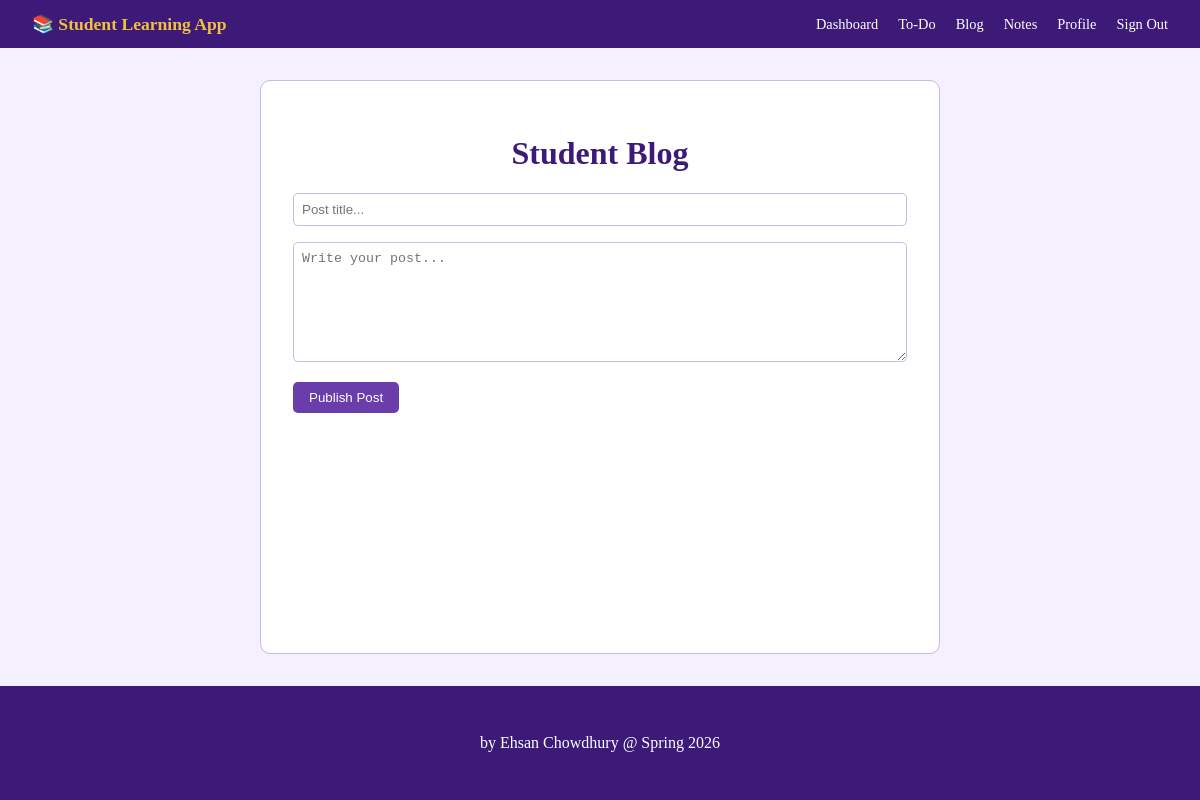
The page /blog (signed in) on the database as committed earlier.
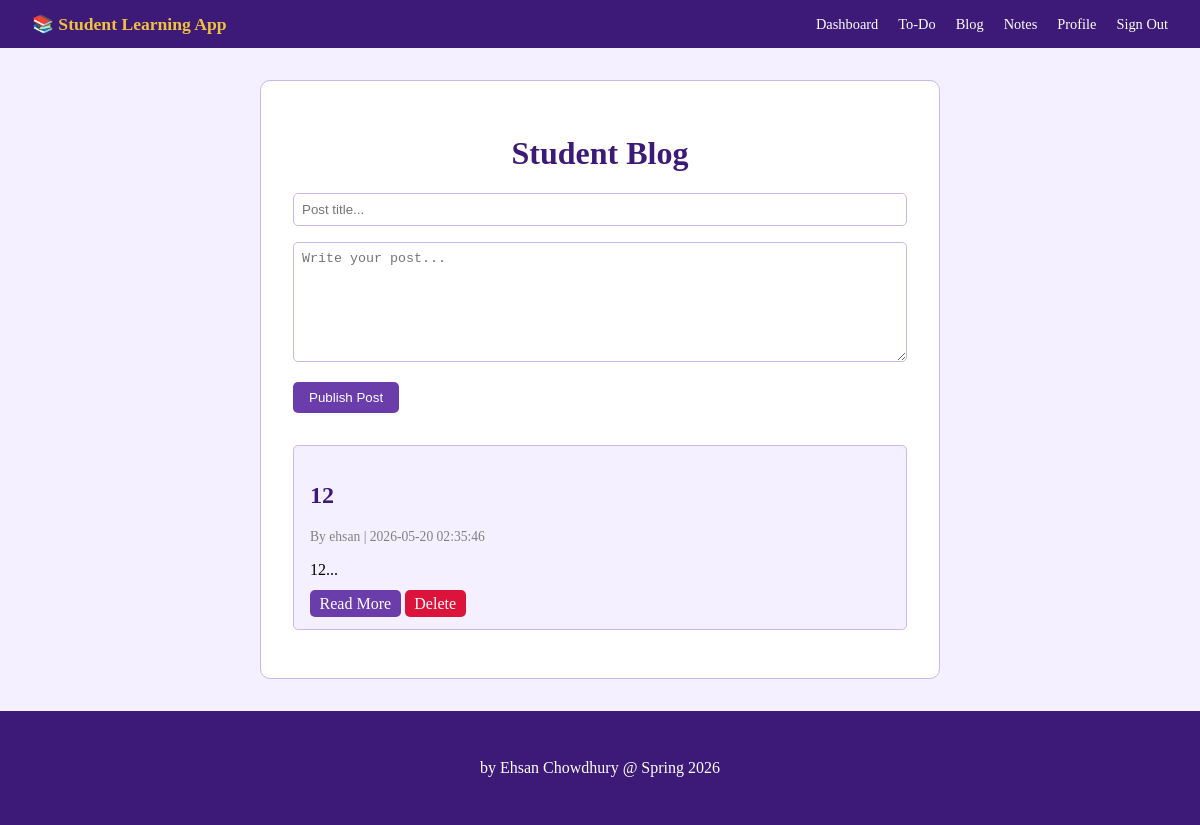
The same page on the database as committed later.
### tables this page shows
CREATE TABLE posts (
    id INTEGER PRIMARY KEY AUTOINCREMENT,
    username TEXT NOT NULL,
    title TEXT NOT NULL,
    content TEXT NOT NULL,
    created_at DATETIME DEFAULT CURRENT_TIMESTAMP
);

### app.py (the view)
@app.route('/blog')
def blog():
    if 'username' not in session:
        return redirect(url_for('login'))
    conn = get_db()
    cursor = conn.cursor()
    cursor.execute("SELECT * FROM posts ORDER BY created_at DESC")
    posts = cursor.fetchall()
    conn.close()
    return render_template('blog.html', posts=posts)

### app.py (called while the page is built)
def get_db():
    conn = sqlite3.connect("students.db")
    conn.row_factory = sqlite3.Row
    return conn

### templates/blog.html (shortened to what this page needs)
{% extends 'base.html' %}
{% block content %}
<h1 class="title">Student Blog</h1>
<form method="POST" action="{{ url_for('add_post') }}" class="signup_form">
    <section class="form_section">
        <input type="text" name="title" placeholder="Post title..." required/>
    </section>
    <section class="form_section">
        <textarea name="content" placeholder="Write your post..." required></textarea>
    </section>
    <button type="submit" class="btn_signup">Publish Post</button>
</form>
<div class="posts_list">
    {% for post in posts %}
    <div class="post_card">
        <h2 class="post_title"><a href="{{ url_for('view_post', post_id=post['id']) }}">{{ post['title'] }}</a></h2>
        <p class="post_meta">By {{ post['username'] }} | {{ post['created_at'] }}</p>
        <p class="post_preview">{{ post['content'][:150] }}...</p>
        <div class="post_actions">
            <a href="{{ url_for('view_post', post_id=post['id']) }}" class="btn_complete">Read More</a>
            {% if post['username'] == session['username'] %}
                <a href="{{ url_for('delete_post', post_id=post['id']) }}" class="btn_delete">Delete</a>
            {% endif %}
        </div>
    </div>
    {% endfor %}
</div>
{% endblock %}

Rows that differ between the two databases and show on the page:
added posts: title "12", username "ehsan", created_at "2026-05-20 02:35:46", content "12"
